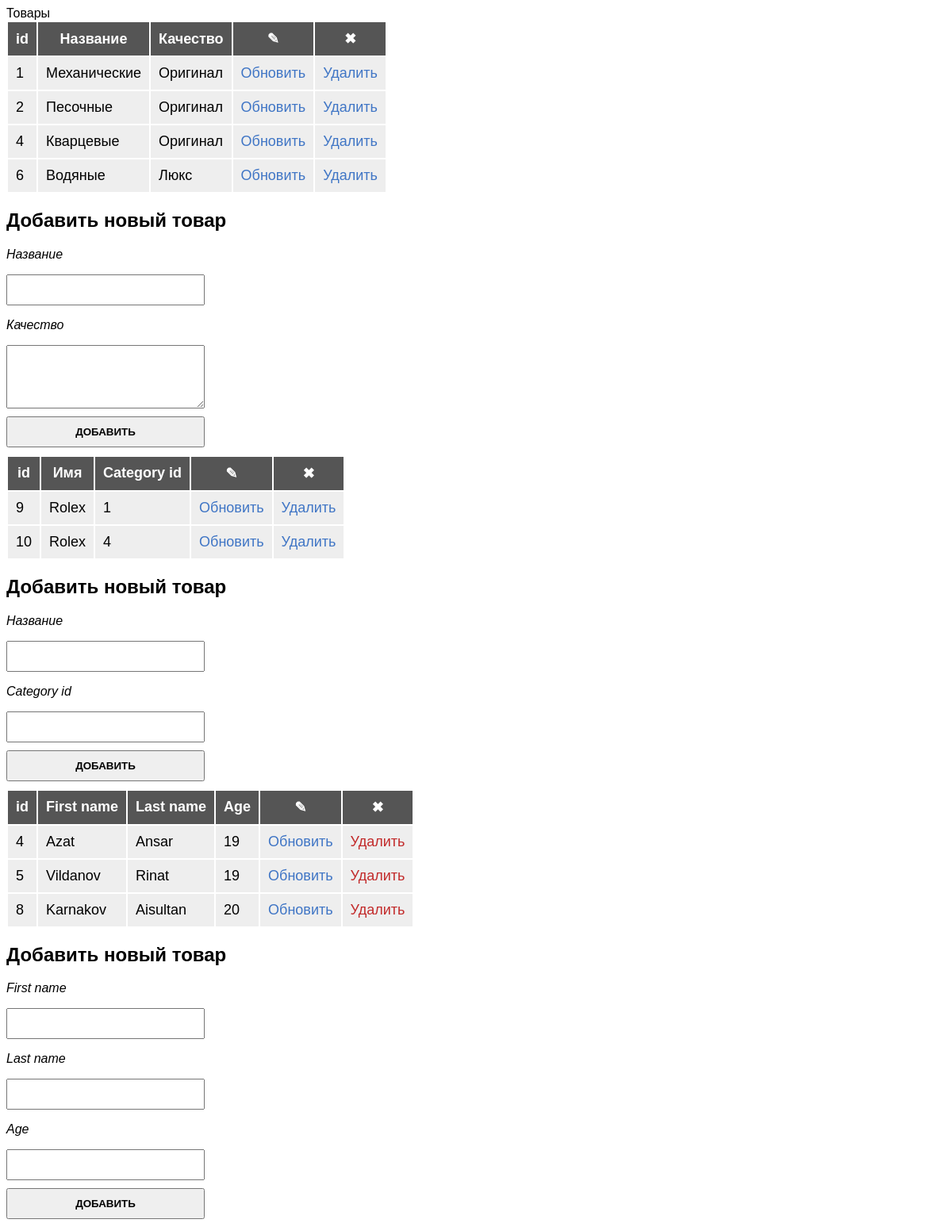
Screenshot of /crudWEB/index.php with the database file from the repository.
### tables this page shows
CREATE TABLE `category` (
  `category_id` int(11) NOT NULL,
  `name` varchar(100) NOT NULL,
  `quality` varchar(100) DEFAULT NULL
);

CREATE TABLE `product` (
  `id` int(11) NOT NULL,
  `name` varchar(100) DEFAULT NULL,
  `category_id` int(11) DEFAULT NULL
);

CREATE TABLE `user` (
  `id` int(11) NOT NULL,
  `first_name` varchar(100) DEFAULT NULL,
  `last_name` varchar(100) DEFAULT NULL,
  `age` varchar(11) DEFAULT NULL
);

### crudWEB/index.php (the view, shortened to what this page needs)
<?php
require_once 'config/connect.php';
$category = mysqli_query($connect, "SELECT * FROM `category`");
$category = mysqli_fetch_all($category);
?>
<!DOCTYPE html>
<html lang="en">
<head>
    <link href="css/style1.css" rel="stylesheet"
    <title>Товары</title>
</head>
<body>
<table>
    <tr>
        <th>id</th>
        <th>Название</th>
        <th>Качество</th>
        <th>&#9998;</th>
        <th>&#10006;</th>
    </tr>
    <?php
        foreach ($category as $item) {
            ?>
            <tr>
                <td><?= $item[0] ?></td>
                <td><?= $item[1] ?></td>
                <td><?= $item[2] ?></td>
                <td><a href="update.php?id=<?= $item[0] ?>">Обновить</a></td>
                <td><a href="vendor/delete.php?id=<?= $item[0] ?>">Удалить</a></td>
            </tr>
    <?php
        }
    ?>
</table>
<h2>Добавить новый товар</h2>
<form action="vendor/create.php" method="post">
    <p>Название</p>
    <input type="text" name="title">
    <p>Качество</p>
    <textarea name="description"></textarea>
    <button type="submit">Добавить</button>
</form>
<?php
require_once 'config/connect.php';
$product = mysqli_query($connect, "SELECT * FROM `product`");
$product = mysqli_fetch_all($product);
?>
<table>
    <tr>
        <th>id</th>
        <th>Имя</th>
        <th>Category id</th>
        <th>&#9998;</th>
        <th>&#10006;</th>
    </tr>
    <?php
    foreach ($product as $item1) {
        ?>
        <tr>
            <td><?= $item1[0] ?></td>
            <td><?= $item1[1] ?></td>
            <td><?= $item1[2] ?></td>
            <td><a href="update_p.php?id=<?= $item1[0] ?>">Обновить</a></td>
            <td><a href="product/delete_p.php?id=<?= $item1[0] ?>">Удалить</a></td>
        </tr>
        <?php
    }
    ?>
</table>
<h2>Добавить новый товар</h2>
<form action="product/create_p.php" method="post">
    <p>Название</p>
    <input type="text" name="title1">
    <p>Category id</p>
    <input type="text" name="description1">
    <button type="submit1">Добавить</button>
</form>
<?php
require_once 'config/connect.php';
$user = mysqli_query($connect, "SELECT * FROM `user`");
$user = mysqli_fetch_all($user);
?>
<table>
    <tr>
        <th>id</th>
        <th>First name</th>
        <th>Last name</th>
        <th>Age</th>
        <th>&#9998;</th>
        <th>&#10006;</th>
    </tr>
    <?php
    foreach ($user as $item2) {
        ?>
        <tr>
            <td><?= $item2[0] ?></td>
            <td><?= $item2[1] ?></td>
            <td><?= $item2[2] ?></td>
            <td><?= $item2[3] ?></td>
            <td><a href="update_u.php?id=<?= $item2[0] ?>">Обновить</a></td>
            <td><a href="user/delete_u.php?id=<?= $item2[0] ?>">Удалить</a></td>
        </tr>
        <?php
    }
    ?>
</table>
<h2>Добавить новый товар</h2>
<form action="user/create_u.php" method="post">
    <p>First name</p>
    <input type="text" name="title2">
    <p>Last name</p>
    <input type="text" name="description2">
    <p>Age</p>
    <input type="text" name="age">
    <button type="submit">Добавить</button>
</form>
</body>
</html>

### crudWEB/css/style1.css (style rules this page uses)
* { font-family: sans-serif; box-sizing: border-box; }
th, td { font-size: 18px; padding: 10px; }
th { background: #555; color: #fff; }
td { background: #eee; }
a { text-decoration: none; transition: 0.2s ease; color: #3f75c5; }
td:nth-child(6)>a { color: #c22a2a; }
p { font-style: italic; }
input, textarea, button { padding: 10px; display: block; min-height: 30px; width: 250px; margin-bottom: 10px; }
textarea { resize: vertical; height: 80px; }
button { text-transform: uppercase; font-weight: bold; cursor: pointer; }

### rows the page displays
category: category_id "1", name "Механические", quality "Оригинал"
category: category_id "2", name "Песочные", quality "Оригинал"
category: category_id "4", name "Кварцевые", quality "Оригинал"
category: category_id "6", name "Водяные", quality "Люкс"
product: id "9", name "Rolex", category "1"
product: id "10", name "Rolex", category "4"
user: id "4", first_name "Azat", last_name "Ansar", age "19"
user: id "5", first_name "Vildanov", last_name "Rinat", age "19"
user: id "8", first_name "Karnakov", last_name "Aisultan", age "20"
